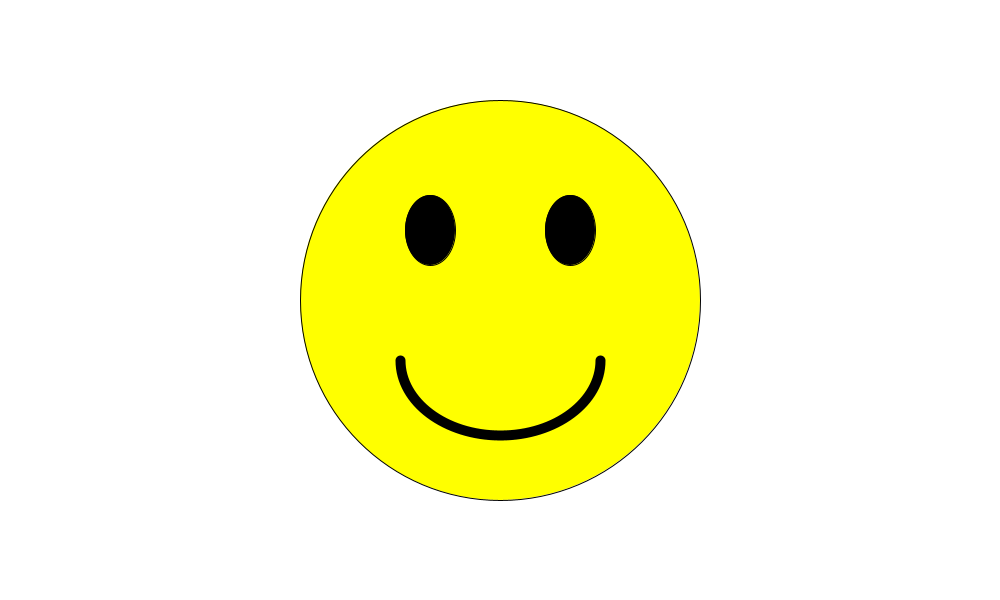
Frame 1 (no input)
Frame 60 (the mouse pressed at the canvas centre just before this capture): identical to frame 1, image omitted
Frame 120 (the mouse held since frame 60 and released just before this capture): identical to frame 1, image omitted

The Processing sketch that drew this single still picture (run headless with seeded random() and noise(); from frame 60 on, the mouse is pressed at the canvas centre):

// Processing sketch: EmoticonoTeclado
// ── EmoticonoTeclado.pde
int tamanioEmoticono = 400;
int x, y;

void setup() {
  size(1000, 600);
  x = width/2;
  y = height/2;
}

void draw() {
  background(255);
  pintaEmoticono();
}

void keyPressed() {
  if (key == CODED) {
    switch(keyCode) {
    case UP: y--; break;
    case DOWN: y++; break;
    case LEFT: x--; break;
    case RIGHT: x++; break;
    }
  }
}

void pintaEmoticono() {
  strokeWeight(1);
  fill(255, 255, 0);
  ellipse(x, y, tamanioEmoticono, tamanioEmoticono);
  fill(0);
  ellipse(x-70, y-70, 50, 70);
  ellipse(x+70, y-70, 50, 70);
  noFill();
  strokeWeight(10);
  arc(x, y+60, 200, 150, 0, PI);
}
